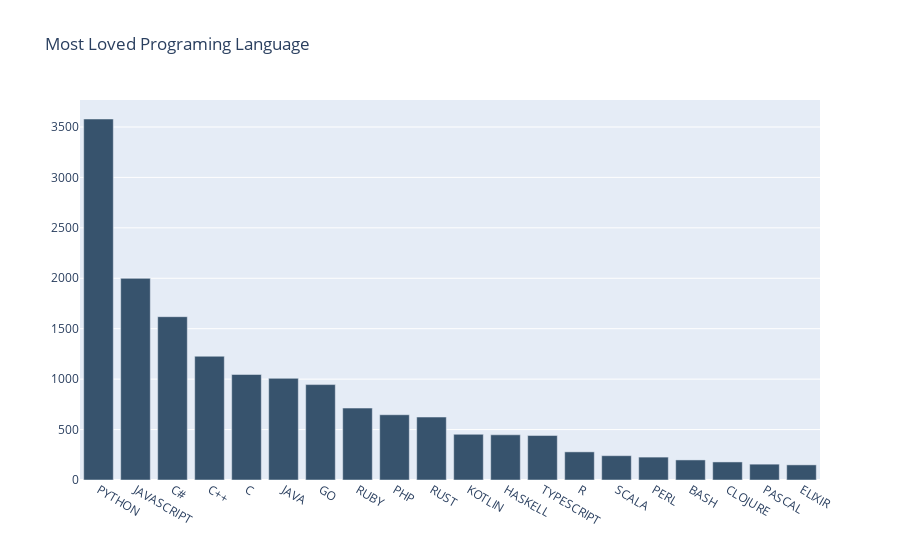

The notebook cell saved with this chart:
### Markdown cell above
![newplot%20%285%29.png](attachment:newplot%20%285%29.png)

### Code cell
love=df[df.category2=="love"]
love
love_dict=dict(love.answer.value_counts())
love_data=pd.DataFrame()
love_data["name"]=[item.upper() for item in love_dict.keys()]
love_data["value"]=love_dict.values()

colors = ['rgb(55, 83, 109)',] * 20

fig = go.Figure(data=[go.Bar(
    x=love_data[:20].name,
    y=love_data[:20].value,
    marker_color=colors 
)])
fig.update_layout(title_text='Most Loved Programing Language')

### Figure 1 — Plotly figure (JSON) as saved in the notebook; plotly's stock layout.template omitted (floating-point values rounded to 4 significant figures)
{"data": [{"marker": {"color": ["rgb(55, 83, 109)", "rgb(55, 83, 109)", "rgb(55, 83, 109)", "rgb(55, 83, 109)", "rgb(55, 83, 109)", "rgb(55, 83, 109)", "rgb(55, 83, 109)", "rgb(55, 83, 109)", "rgb(55, 83, 109)", "rgb(55, 83, 109)", "rgb(55, 83, 109)", "rgb(55, 83, 109)", "rgb(55, 83, 109)", "rgb(55, 83, 109)", "rgb(55, 83, 109)", "rgb(55, 83, 109)", "rgb(55, 83, 109)", "rgb(55, 83, 109)", "rgb(55, 83, 109)", "rgb(55, 83, 109)"]}, "type": "bar", "x": ["PYTHON", "JAVASCRIPT", "C#", "C++", "C", "JAVA", "GO", "RUBY", "PHP", "RUST", "KOTLIN", "HASKELL", "TYPESCRIPT", "R", "SCALA", "PERL", "BASH", "CLOJURE", "PASCAL", "ELIXIR"], "y": [3579, 1999, 1619, 1227, 1046, 1008, 946, 713, 647, 624, 453, 448, 441, 279, 241, 227, 199, 179, 157, 150]}], "layout": {"title": {"text": "Most Loved Programing Language"}}}
